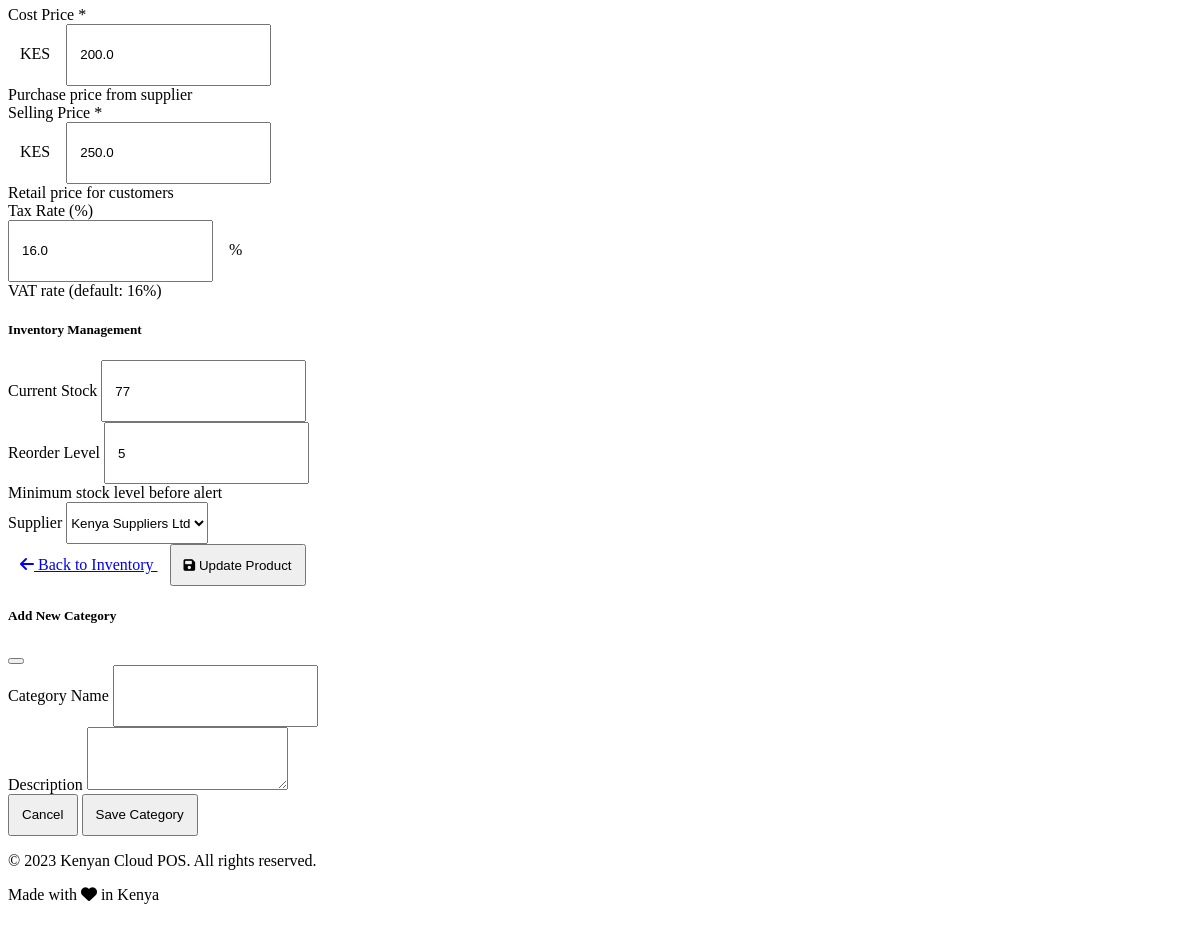
/inventory/edit/1 (signed in, lower part), run on an earlier commit of the app's database.
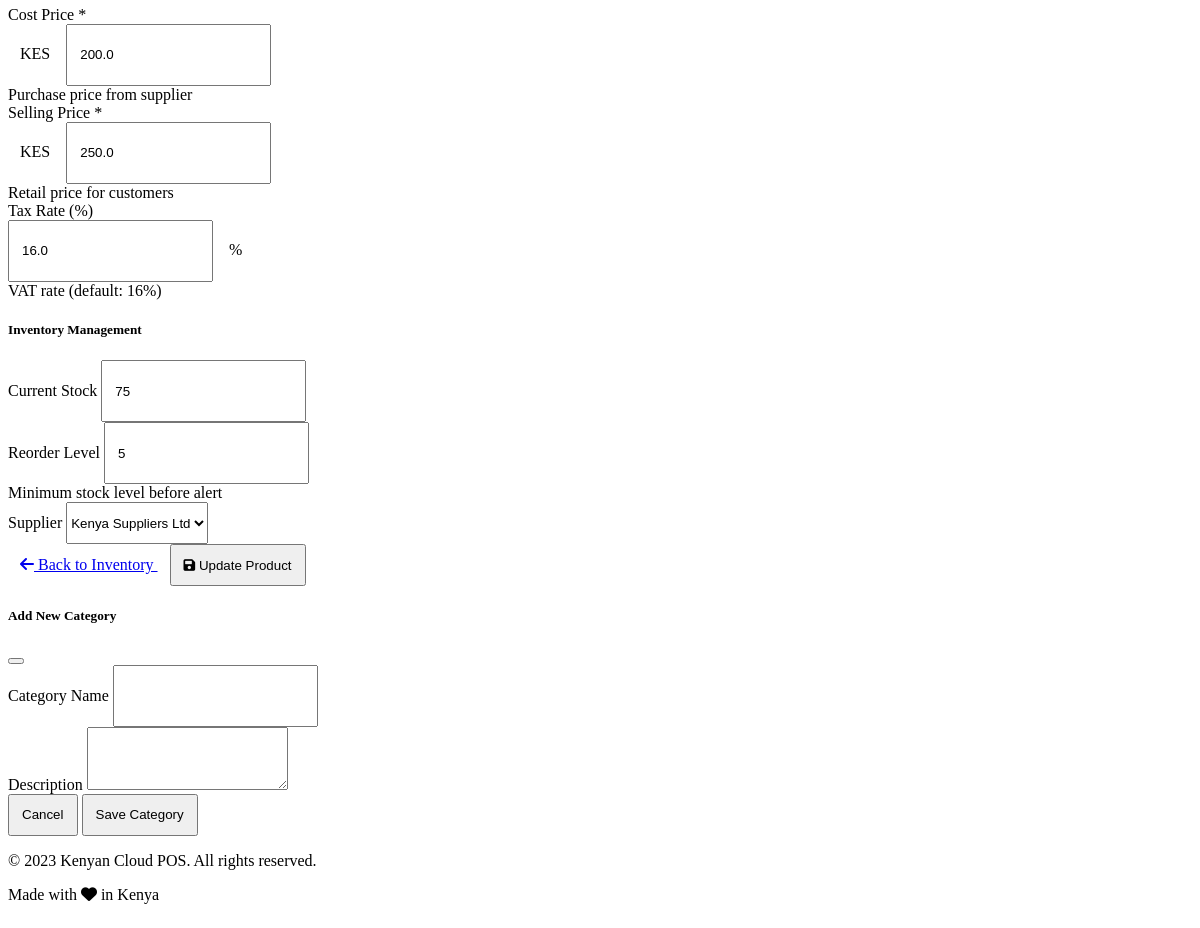
And on a later commit of the database.
### models.py (models this page shows, shortened)
class Inventory(db.Model):
    id = db.Column(db.Integer, primary_key=True)
    quantity = db.Column(db.Integer, default=0)
    reorder_level = db.Column(db.Integer, default=5)
    last_restock_date = db.Column(db.DateTime)
    updated_at = db.Column(db.DateTime, default=datetime.utcnow, onupdate=datetime.utcnow)
    product_id = db.Column(db.Integer, db.ForeignKey('product.id'), nullable=False)
    store_id = db.Column(db.Integer, db.ForeignKey('store.id'), nullable=False)
    __table_args__ = (db.UniqueConstraint('product_id', 'store_id', name='_product_store_uc'),)

### routes.py (the view, shortened to what this page needs)
    @app.route('/inventory/edit/<int:product_id>', methods=['GET', 'POST'])
    @manager_required
    def edit_product(product_id):
        product = Product.query.get_or_404(product_id)
        inventory = Inventory.query.filter_by(
            product_id=product_id,
            store_id=session.get('store_id')
        ).first_or_404()
        categories = Category.query.all()
        suppliers = Supplier.query.all()
        return render_template(
            'inventory/product_form.html',
            product=product,
            inventory=inventory,
            categories=categories,
            suppliers=suppliers,
            edit_mode=True
        )

### auth.py (called while the page is built)
def manager_required(view):
    @wraps(view)
    def wrapped_view(**kwargs):
        if not session.get('user_id'):
            return redirect(url_for('login'))
        if session.get('role') not in [Role.ADMIN, Role.MANAGER]:
            flash('You do not have permission to access this page.', 'danger')
            return redirect(url_for('pos'))
        return view(**kwargs)
    return wrapped_view

def load_logged_in_user():
    user_id = session.get('user_id')
    if user_id is None:
        g.user = None
    else:
        try:
            g.user = User.query.get(user_id)
        except Exception:
            g.user = None

### models.py (called while the page is built)
    @property
    def full_name(self):
        return f"{self.first_name} {self.last_name}"

### templates/inventory/product_form.html (shortened to what the changed rows need)
{% extends 'base.html' %}
{% block content %}
<div class="container">
    <div class="row justify-content-center">
        <div class="col-lg-10">
            <div class="card">
                <div class="card-body">
                    <form method="post" action="{% if edit_mode %}{{ url_for('edit_product', product_id=product.id) }}{% else %}{{ url_for('add_product') }}{% endif %}">
                        <div class="row mb-4">
                            <div class="col-md-6 mb-3">
                                <label for="quantity" class="form-label">Current Stock</label>
                                <input type="number" class="form-control" id="quantity" name="quantity"
                                       value="{% if inventory %}{{ inventory.quantity }}{% else %}0{% endif %}" min="0">
                            </div>
                            <div class="col-md-6 mb-3">
                                <label for="reorder_level" class="form-label">Reorder Level</label>
                                <input type="number" class="form-control" id="reorder_level" name="reorder_level"
                                       value="{% if inventory %}{{ inventory.reorder_level }}{% else %}5{% endif %}" min="0">
                                <div class="form-text">Minimum stock level before alert</div>
                            </div>
                        </div>
                    </form>
                </div>
            </div>
        </div>
    </div>
</div>
{% endblock %}

What changed in the data, as far as the page shows it:
changed Inventory: quantity "77" → "75"
